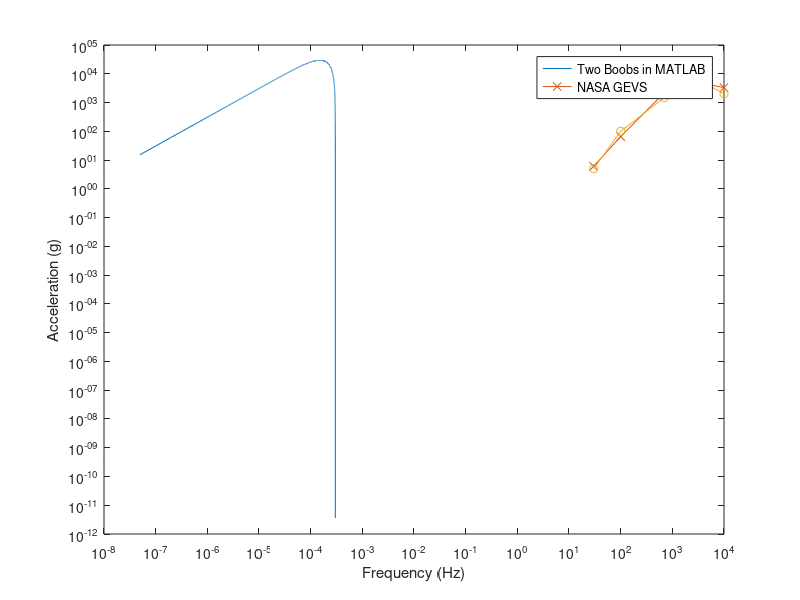

This figure's MATLAB source:
%%
% STS Shock Test Stand
% SRS Generation Script
%
% Caleb Cotter
%
% 4/30/20
%
%% Program Inputs
close all;
clear all;
clc;

t_sim = 20E-3; %seconds
t_step = 0.00000005; %seconds

% Constants
g = 9.80665;

% SRS Test Frequencies
f_n = [30, 100, 700, 1000, 1500, 5000, 10000]; %Hz
Q = 10;

% SRS Goals
acc_g_n = [5, 100, 1500, 2400, 4000, 4000, 2000]; %G's

% Half-Sine Shock Pulse
t_pulse_duration = 0.3E-3; %seconds
a_peak_pulse = 3000; %G's

[u_pulse,t_pulse] = gensig('sin', 2*t_pulse_duration, t_pulse_duration*2, t_step); %Half-Sine
u_pulse = u_pulse*a_peak_pulse*g; %Scale to m/s^2
t_zeros = ((length(t_pulse)*t_step):t_step:t_sim)';
u_zeros = zeros(length(t_zeros),1);
t = vertcat(t_pulse,t_zeros);
u = vertcat(u_pulse,u_zeros);

plot(t_pulse,u_pulse);

%% Processing
k = 1;
zeta = 1/(2*Q);
w_n = f_n*2*pi; %rad/s

% Simulate System Responses
s = tf('s');
sys_resp = zeros(length(w_n),length(t));
for i = 1:length(w_n)
    sys = (k*w_n(i)^2)/(s^2+2*zeta*w_n(i)*s+w_n(i)^2);
    sys_resp(i,:) = lsim(sys,u,t);
    %hold on;
    %lsim(sys,u,t);
end

% Extract Max Magnitude of Each Frequency
acc_max_w_n = zeros(1,length(w_n));
for i = 1:length(w_n)
    acc_max_w_n(i) = max(sys_resp(i,:));
end

hold on;
plot(f_n,acc_max_w_n./g,'x-');
plot(f_n,acc_g_n,'o-');
set(gca, 'XScale', 'log', 'YScale', 'log');
xlabel("Frequency (Hz)");
ylabel("Acceleration (g)");
legend("Two Boobs in MATLAB","NASA GEVS");

delta_x = 0.5*a_peak_pulse*t_pulse_duration^2